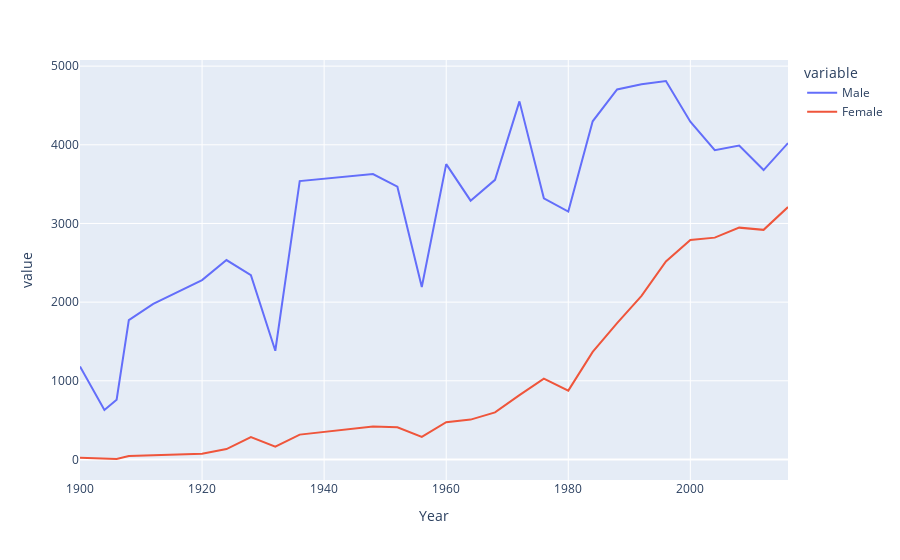

The code cell stored with this chart in its notebook:
### Code cell
fig=px.line(final, x="Year", y=["Male", "Female"])
fig.show()

### Figure 1 — Plotly figure (JSON) as saved in the notebook; plotly's stock layout.template omitted (floating-point values rounded to 4 significant figures)
{"data": [{"hovertemplate": "variable=Male<br>Year=%{x}<br>value=%{y}<extra></extra>", "legendgroup": "Male", "line": {"color": "#636efa", "dash": "solid"}, "marker": {"symbol": "circle"}, "mode": "lines", "name": "Male", "orientation": "v", "showlegend": true, "type": "scatter", "x": [1900, 1904, 1906, 1908, 1912, 1920, 1924, 1928, 1932, 1936, 1948, 1952, 1956, 1960, 1964, 1968, 1972, 1976, 1980, 1984, 1988, 1992, 1996, 2000, 2004, 2008, 2012, 2016], "xaxis": "x", "y": [1181, 629, 759, 1772, 1978, 2280, 2535, 2342, 1382, 3539, 3629, 3468, 2193, 3755, 3290, 3555, 4552, 3320, 3151, 4299, 4704, 4769, 4811, 4294, 3931, 3990, 3679, 4022], "yaxis": "y"}, {"hovertemplate": "variable=Female<br>Year=%{x}<br>value=%{y}<extra></extra>", "legendgroup": "Female", "line": {"color": "#EF553B", "dash": "solid"}, "marker": {"symbol": "circle"}, "mode": "lines", "name": "Female", "orientation": "v", "showlegend": true, "type": "scatter", "x": [1900, 1904, 1906, 1908, 1912, 1920, 1924, 1928, 1932, 1936, 1948, 1952, 1956, 1960, 1964, 1968, 1972, 1976, 1980, 1984, 1988, 1992, 1996, 2000, 2004, 2008, 2012, 2016], "xaxis": "x", "y": [23, 6, 6, 44, 53, 73, 132, 285, 162, 316, 420, 409, 288, 473, 507, 599, 818, 1028, 875, 1368, 1734, 2080, 2518, 2790, 2820, 2947, 2919, 3209], "yaxis": "y"}], "layout": {"legend": {"title": {"text": "variable"}, "tracegroupgap": 0}, "margin": {"t": 60}, "xaxis": {"anchor": "y", "domain": [0, 1], "title": {"text": "Year"}}, "yaxis": {"anchor": "x", "domain": [0, 1], "title": {"text": "value"}}}}
